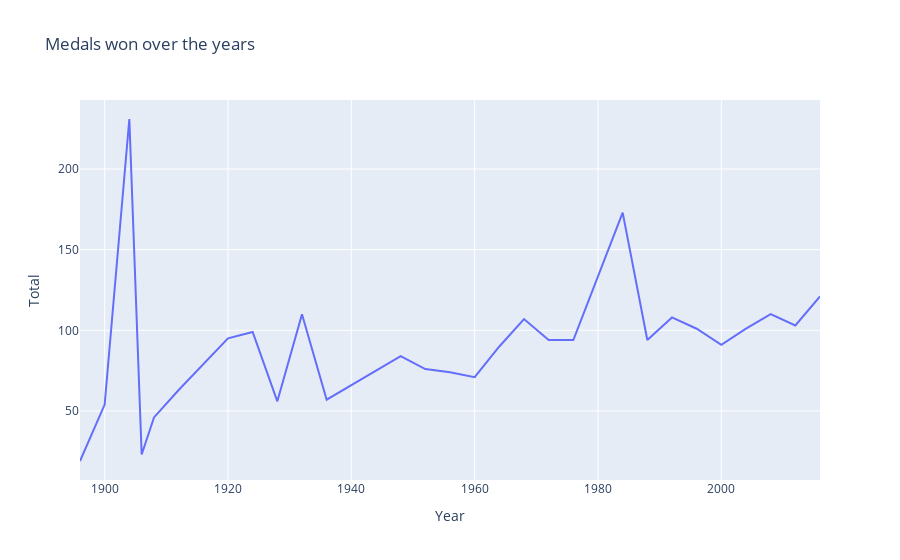

Source (notebook cell):
### Code cell
import plotly.express as plt
def graph(athletes_dummy,country):
  medal_tally = athletes_dummy.drop_duplicates(subset=['Team','NOC','Games','Year','City','Sport','Event','Medal'])
  new_tally = medal_tally[medal_tally['region'] == country]
  new_tally = new_tally.groupby('Year').sum()[['Gold','Silver','Bronze']].sort_values('Year',ascending=True).reset_index()
  new_tally['Total']= new_tally['Gold']+new_tally['Silver']+new_tally['Bronze']
  figure = px.line(new_tally,x="Year",y="Total",title="Medals won over the years")
  figure.show()
graph(athletes_dummy,'USA')

### Figure 1 — Plotly figure (JSON) as saved in the notebook; plotly's stock layout.template omitted (floating-point values rounded to 4 significant figures)
{"data": [{"hovertemplate": "Year=%{x}<br>Total=%{y}<extra></extra>", "legendgroup": "", "line": {"color": "#636efa", "dash": "solid"}, "marker": {"symbol": "circle"}, "mode": "lines", "name": "", "orientation": "v", "showlegend": false, "type": "scatter", "x": [1896, 1900, 1904, 1906, 1908, 1912, 1920, 1924, 1928, 1932, 1936, 1948, 1952, 1956, 1960, 1964, 1968, 1972, 1976, 1984, 1988, 1992, 1996, 2000, 2004, 2008, 2012, 2016], "xaxis": "x", "y": [19, 54, 231, 23, 46, 63, 95, 99, 56, 110, 57, 84, 76, 74, 71, 90, 107, 94, 94, 173, 94, 108, 101, 91, 101, 110, 103, 121], "yaxis": "y"}], "layout": {"autosize": true, "legend": {"tracegroupgap": 0}, "title": {"text": "Medals won over the years"}, "xaxis": {"anchor": "y", "autorange": true, "domain": [0, 1], "range": [1896, 2016], "title": {"text": "Year"}, "type": "linear"}, "yaxis": {"anchor": "x", "autorange": true, "domain": [0, 1], "range": [7.222, 242.8], "title": {"text": "Total"}, "type": "linear"}}}
